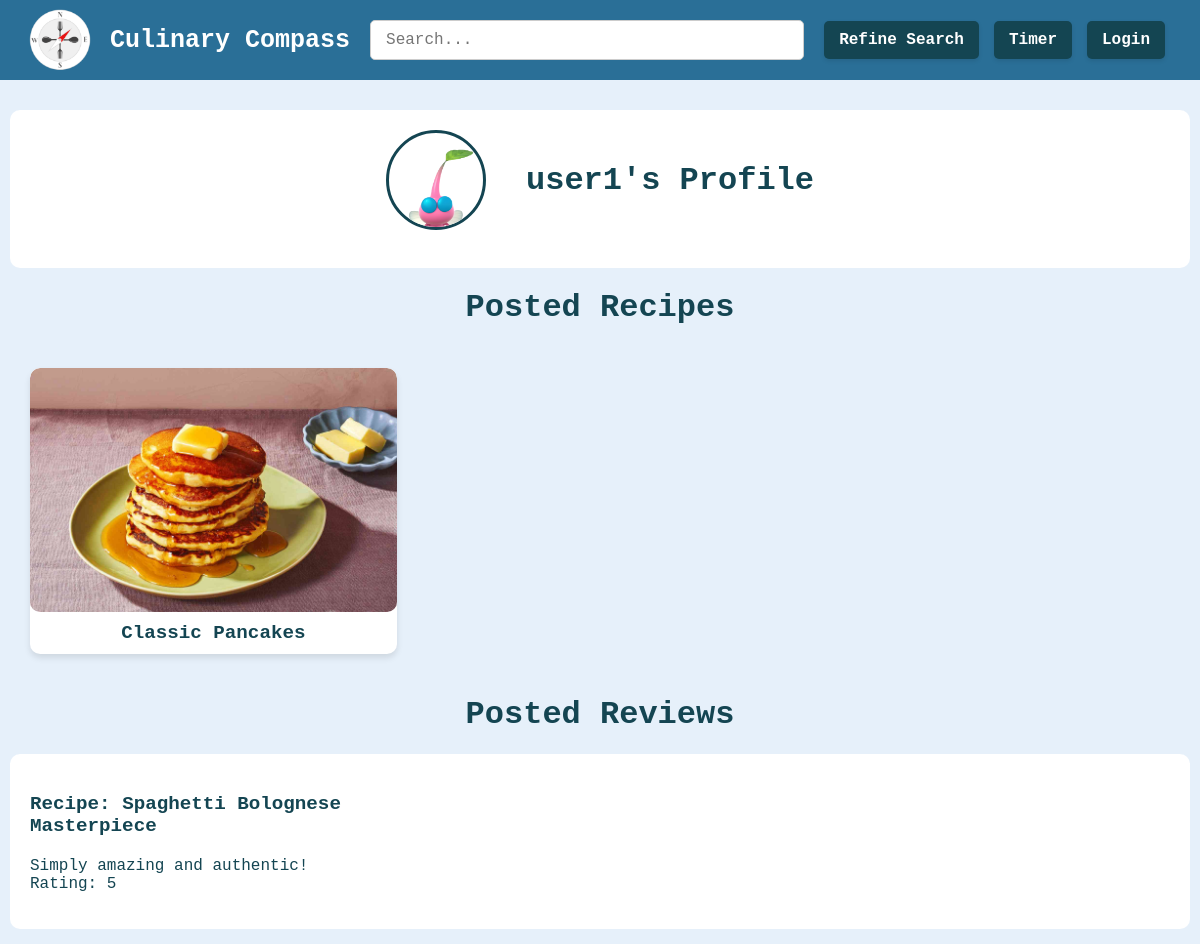
The page /profile/3 on the database its author committed.
### tables this page shows
CREATE TABLE users (
        id INTEGER PRIMARY KEY AUTOINCREMENT,
        username TEXT NOT NULL UNIQUE,
        password TEXT NOT NULL,
        profile_picture TEXT NOT NULL,
        is_admin INTEGER DEFAULT 0,
        failed_attempts INTEGER DEFAULT 0,
        lockout_timer TIMESTAMP NULL
    );

CREATE TABLE recipes (
        id INTEGER PRIMARY KEY AUTOINCREMENT,
        user_id INTEGER NOT NULL,
        title TEXT NOT NULL,
        intro TEXT,
        ingredient_list TEXT,
        ingredient_tags TEXT,
        instructions TEXT,
        tags TEXT,
        rating REAL,
        image TEXT
    );

CREATE TABLE reviews (
        id INTEGER PRIMARY KEY AUTOINCREMENT,
        recipe_id INTEGER NOT NULL,
        user_id INTEGER NOT NULL,
        rating INTEGER NOT NULL,
        review TEXT,
        title TEXT,
        date TEXT NOT NULL,
        profile_picture TEXT,
        FOREIGN KEY (recipe_id) REFERENCES recipes(id) ON DELETE CASCADE,
        FOREIGN KEY (user_id) REFERENCES users(id) ON DELETE CASCADE
    );

### MW aaaaa/app.py (the view)
@app.route('/profile/<int:user_id>', methods=['GET', 'POST'])
def profile(user_id):
    connection = get_db_connection()
    cursor = connection.cursor()
    user = cursor.execute('SELECT id, username, profile_picture FROM users WHERE id = ?', (user_id,)).fetchone()
    query_reviews = '''SELECT reviews.*, reviews.title AS review_title, recipes.title AS recipe_title, reviews.id AS review_id
    FROM reviews JOIN recipes ON reviews.recipe_id = recipes.id WHERE reviews.user_id = ?'''
    query_favourites = '''SELECT recipes.*, recipes.title AS recipe_title, favourites.recipe_id
        FROM recipes
        INNER JOIN favourites ON recipes.id = favourites.recipe_id
        INNER JOIN users ON users.id = favourites.user_id
        WHERE users.id = ?'''
    query_created = '''SELECT recipes.*, recipes.title AS recipe_title, recipes.id AS recipe_id
    FROM recipes JOIN users ON recipes.user_id = users.id WHERE users.id = ?'''
    user_reviews = cursor.execute(query_reviews, (user_id,)).fetchall()
    user_favourites = cursor.execute(query_favourites, (user_id,)).fetchall()
    user_created = cursor.execute(query_created, (user_id,)).fetchall()
    connection.close()
    return render_template('profile.html', reviews=user_reviews, favourites = user_favourites, created=user_created, user=user)

### MW aaaaa/app.py (called while the page is built)
def get_db_connection():
    connection = sqlite3.connect('my-database.db')
    connection.row_factory = sqlite3.Row
    return connection

### MW aaaaa/templates/profile.html (shortened to what this page needs)
{% extends 'base.html' %}
{% block content %}
    <div class="profile-header">
        <div class = "profile-info">
            <img src="{{ url_for('static', filename=user['profile_picture']) }}" alt="Profile Picture" class="profile-page-pic">
            <h1> {{ user['username'] }}'s Profile </h1>
        </div>
        <br>
    </div>
    <div class="user-posts">
        {% if created or favourites or reviews %}
            {% if created %}
            <h1>Posted Recipes</h1>
            <div class="recipe-grid">
                {% for created_recipe in created %}
                <div class="recipe-card">
                    <a href="{{ url_for('recipe_page', recipe_id=created_recipe['recipe_id']) }}">
                    {% if created_recipe['image'] %}
                        <img src="{{ url_for('static', filename=created_recipe['image']) }}" alt="{{ created_recipe['recipe_title'] }}" class="recipe-image-homepage">
                    {% else %}
                        <img src="{{ url_for('static', filename='images/background.png') }}" alt="{{ created_recipe['recipe_title'] }}" class="recipe-image-homepage">
                    {% endif %}
                    <div class="recipe-title">{{ created_recipe['recipe_title'] }}</div>
                    </a>
                </div>
                {% endfor %}
            </div>
            {% endif %}
            {% if reviews %}
            <h1> Posted Reviews </h1>
            {% for review in reviews %}
                <a href="{{ url_for('recipe_page', recipe_id=review['recipe_id']) }}">
                <div class="review-card">
                    <p class="profile-rev-title">
                        Recipe: {{ review['recipe_title'] }} <br>
                        {{ review['review_title'] }}</p>
                    <p class="profile-rev-text">
                        {{ review['review'] }} <br>
                        Rating: {{ review['rating'] }}
                    </p>
                </div>
                </a>
            {% endfor %}
            {% endif %}
        {% else %}
            <h1> No activity yet. </h1>
        {% endif %}
    </div>
{% endblock %}

### MW aaaaa/static/stylesheet.css (style rules this page uses)
* { font-family: 'Cascadia Code', monospace; box-sizing: border-box; color:#144552; }
body { margin: 10px; padding-top: 100px; text-align: center; background-color: #e6f0fa; background-size: cover; background-position: center; background-repeat: no-repeat; background-attachment: fixed; }
a { cursor: pointer; color: inherit; text-decoration: none; }
.recipe-grid { display: grid; grid-template-columns: repeat(3, 1fr); gap: 20px; padding: 20px; justify-items: center; }
.recipe-card { background-color: white; border-radius: 10px; box-shadow: 0 4px 6px rgba(0,0,0,0.1); text-align: center; overflow: hidden; transition: transform 0.3s; }
.recipe-image-homepage { width: 100%; height: auto; border-radius: 10px; }
.recipe-title { padding: 10px; font-size: 1.2em; font-weight: bold; }
.profile-header { background: white; padding: 20px; border-radius: 10px; justify-content: center; align-items: flex-start; }
.profile-info { display: flex; justify-content: center; align-items: center; gap: 20px; }
.profile-page-pic { width: 100px; height: 100px; border-radius: 50%; object-fit: cover; border: 3px solid #144552; margin-right: 20px; }
.review-card { background: white; padding: 20px; border-radius: 10px; margin-bottom: 15px; display: block; }
.profile-rev-title { text-align: left; font-size: 1.2em; font-weight: bold; }
.profile-rev-text { text-align: left; }

### rows shown on the page
users: profile_picture (picture), username "user1"
recipes: image (picture), recipe_title "Classic Pancakes"
reviews: recipe_title "Spaghetti Bolognese", review_title "Masterpiece", review "Simply amazing and authentic!", rating "5"
